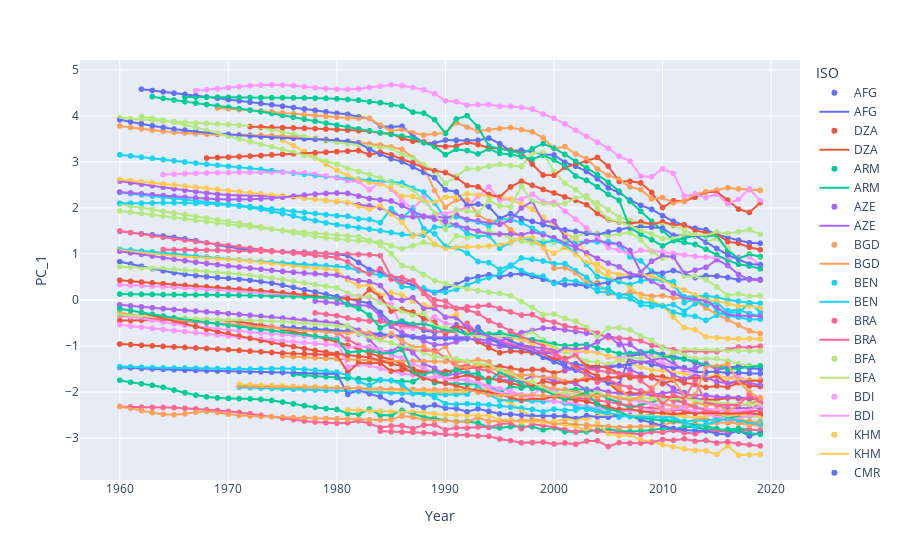

Notebook code for this chart:
### Code cell
plot_df = X_proj.reset_index()
px.scatter(plot_df, 
          x = 'Year',
          y = 'PC_1',
          color = 'ISO').add_traces(fig_line.data)
